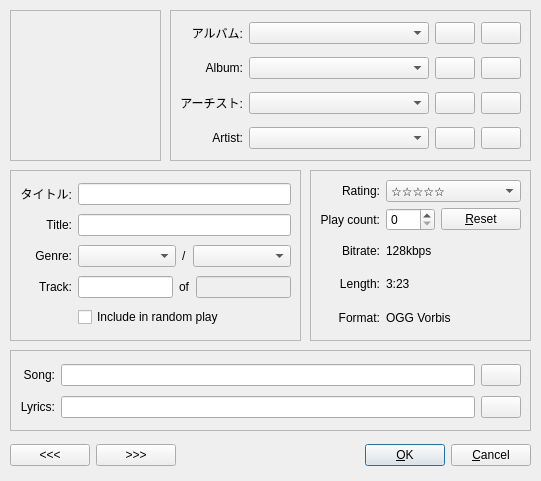
<ui version="4.0" >
 <author></author>
 <comment></comment>
 <exportmacro></exportmacro>
 <class>SongEdit</class>
 <widget class="QWidget" name="SongEdit" >
  <property name="geometry" >
   <rect>
    <x>0</x>
    <y>0</y>
    <width>541</width>
    <height>481</height>
   </rect>
  </property>
  <property name="windowTitle" >
   <string>UtopiaPlayer - Edit Song</string>
  </property>
  <widget class="QWidget" name="horizontalLayout" >
   <property name="geometry" >
    <rect>
     <x>10</x>
     <y>440</y>
     <width>521</width>
     <height>31</height>
    </rect>
   </property>
   <layout class="QHBoxLayout" >
    <property name="margin" >
     <number>0</number>
    </property>
    <property name="spacing" >
     <number>6</number>
    </property>
    <item>
     <widget class="QPushButton" name="PreviousSongButton" >
      <property name="sizePolicy" >
       <sizepolicy>
        <hsizetype>5</hsizetype>
        <vsizetype>0</vsizetype>
        <horstretch>0</horstretch>
        <verstretch>0</verstretch>
       </sizepolicy>
      </property>
      <property name="toolTip" >
       <string>Save song changes and edit the previous song</string>
      </property>
      <property name="text" >
       <string>&lt;&lt;&lt;</string>
      </property>
     </widget>
    </item>
    <item>
     <widget class="QPushButton" name="NextSongButton" >
      <property name="toolTip" >
       <string>Save song changes and edit the next song</string>
      </property>
      <property name="text" >
       <string>>>></string>
      </property>
     </widget>
    </item>
    <item>
     <spacer>
      <property name="orientation" >
       <enum>Qt::Horizontal</enum>
      </property>
      <property name="sizeHint" >
       <size>
        <width>40</width>
        <height>20</height>
       </size>
      </property>
     </spacer>
    </item>
    <item>
     <widget class="QPushButton" name="OKButton" >
      <property name="toolTip" >
       <string>Save song changes</string>
      </property>
      <property name="text" >
       <string>&amp;OK</string>
      </property>
      <property name="default" >
       <bool>true</bool>
      </property>
     </widget>
    </item>
    <item>
     <widget class="QPushButton" name="CancelButton" >
      <property name="toolTip" >
       <string>Discard song changes</string>
      </property>
      <property name="text" >
       <string>&amp;Cancel</string>
      </property>
     </widget>
    </item>
   </layout>
  </widget>
  <widget class="QFrame" name="AlbumAndArtistFrame" >
   <property name="geometry" >
    <rect>
     <x>170</x>
     <y>10</y>
     <width>361</width>
     <height>151</height>
    </rect>
   </property>
   <property name="frameShape" >
    <enum>QFrame::StyledPanel</enum>
   </property>
   <property name="frameShadow" >
    <enum>QFrame::Raised</enum>
   </property>
   <widget class="QWidget" name="gridLayout" >
    <property name="geometry" >
     <rect>
      <x>10</x>
      <y>5</y>
      <width>341</width>
      <height>141</height>
     </rect>
    </property>
    <layout class="QGridLayout" >
     <property name="margin" >
      <number>0</number>
     </property>
     <property name="spacing" >
      <number>6</number>
     </property>
     <item row="2" column="0" >
      <widget class="QLabel" name="KanjiArtistLabel" >
       <property name="text" >
        <string>アーチスト:</string>
       </property>
       <property name="alignment" >
        <set>Qt::AlignRight|Qt::AlignTrailing|Qt::AlignVCenter</set>
       </property>
      </widget>
     </item>
     <item row="0" column="0" >
      <widget class="QLabel" name="KanjiAlbumLabel" >
       <property name="text" >
        <string>アルバム:</string>
       </property>
       <property name="alignment" >
        <set>Qt::AlignRight|Qt::AlignTrailing|Qt::AlignVCenter</set>
       </property>
      </widget>
     </item>
     <item row="1" column="0" >
      <widget class="QLabel" name="RomajiAlbumLabel" >
       <property name="text" >
        <string>Album:</string>
       </property>
       <property name="alignment" >
        <set>Qt::AlignRight|Qt::AlignTrailing|Qt::AlignVCenter</set>
       </property>
      </widget>
     </item>
     <item row="3" column="0" >
      <widget class="QLabel" name="RomajiArtistLabel" >
       <property name="text" >
        <string>Artist:</string>
       </property>
       <property name="alignment" >
        <set>Qt::AlignRight|Qt::AlignTrailing|Qt::AlignVCenter</set>
       </property>
      </widget>
     </item>
     <item row="0" column="1" >
      <layout class="QHBoxLayout" >
       <property name="margin" >
        <number>0</number>
       </property>
       <property name="spacing" >
        <number>6</number>
       </property>
       <item>
        <widget class="QComboBox" name="KanjiAlbumCombo" >
         <property name="sizePolicy" >
          <sizepolicy>
           <hsizetype>7</hsizetype>
           <vsizetype>0</vsizetype>
           <horstretch>0</horstretch>
           <verstretch>0</verstretch>
          </sizepolicy>
         </property>
         <property name="toolTip" >
          <string>The original Japanese version of the album</string>
         </property>
        </widget>
       </item>
       <item>
        <widget class="QPushButton" name="KanjiAlbumAdd" >
         <property name="toolTip" >
          <string>Click here to edit the selected album</string>
         </property>
        </widget>
       </item>
       <item>
        <widget class="QPushButton" name="KanjiAlbumEdit" >
         <property name="toolTip" >
          <string>Click here to add an album</string>
         </property>
        </widget>
       </item>
      </layout>
     </item>
     <item row="1" column="1" >
      <layout class="QHBoxLayout" >
       <property name="margin" >
        <number>0</number>
       </property>
       <property name="spacing" >
        <number>6</number>
       </property>
       <item>
        <widget class="QComboBox" name="RomajiAlbumCombo" >
         <property name="sizePolicy" >
          <sizepolicy>
           <hsizetype>7</hsizetype>
           <vsizetype>0</vsizetype>
           <horstretch>0</horstretch>
           <verstretch>0</verstretch>
          </sizepolicy>
         </property>
         <property name="toolTip" >
          <string>The rōmaji version of the album</string>
         </property>
        </widget>
       </item>
       <item>
        <widget class="QPushButton" name="RomajiAlbumAdd" >
         <property name="toolTip" >
          <string>Click here to edit the selected album</string>
         </property>
        </widget>
       </item>
       <item>
        <widget class="QPushButton" name="RomajiAlbumEdit" >
         <property name="toolTip" >
          <string>Click here to add an album</string>
         </property>
        </widget>
       </item>
      </layout>
     </item>
     <item row="2" column="1" >
      <layout class="QHBoxLayout" >
       <property name="margin" >
        <number>0</number>
       </property>
       <property name="spacing" >
        <number>6</number>
       </property>
       <item>
        <widget class="QComboBox" name="KanjiArtistCombo" >
         <property name="sizePolicy" >
          <sizepolicy>
           <hsizetype>7</hsizetype>
           <vsizetype>0</vsizetype>
           <horstretch>0</horstretch>
           <verstretch>0</verstretch>
          </sizepolicy>
         </property>
         <property name="toolTip" >
          <string>The original Japanese version of the artist name</string>
         </property>
        </widget>
       </item>
       <item>
        <widget class="QPushButton" name="KanjiArtistAdd" >
         <property name="toolTip" >
          <string>Click here to edit the selected artist</string>
         </property>
        </widget>
       </item>
       <item>
        <widget class="QPushButton" name="KanjiArtistEdit" >
         <property name="toolTip" >
          <string>Click here to add an artist</string>
         </property>
        </widget>
       </item>
      </layout>
     </item>
     <item row="3" column="1" >
      <layout class="QHBoxLayout" >
       <property name="margin" >
        <number>0</number>
       </property>
       <property name="spacing" >
        <number>6</number>
       </property>
       <item>
        <widget class="QComboBox" name="RomajiArtistCombo" >
         <property name="sizePolicy" >
          <sizepolicy>
           <hsizetype>7</hsizetype>
           <vsizetype>0</vsizetype>
           <horstretch>0</horstretch>
           <verstretch>0</verstretch>
          </sizepolicy>
         </property>
         <property name="toolTip" >
          <string>The rōmaji version of the artist name</string>
         </property>
        </widget>
       </item>
       <item>
        <widget class="QPushButton" name="RomajiArtistAdd" >
         <property name="toolTip" >
          <string>Click here to edit the selected artist</string>
         </property>
        </widget>
       </item>
       <item>
        <widget class="QPushButton" name="RomajiArtistEdit" >
         <property name="toolTip" >
          <string>Click here to add an artist</string>
         </property>
        </widget>
       </item>
      </layout>
     </item>
    </layout>
   </widget>
  </widget>
  <widget class="QFrame" name="SongInfoFrame1" >
   <property name="geometry" >
    <rect>
     <x>10</x>
     <y>170</y>
     <width>291</width>
     <height>171</height>
    </rect>
   </property>
   <property name="frameShape" >
    <enum>QFrame::StyledPanel</enum>
   </property>
   <property name="frameShadow" >
    <enum>QFrame::Raised</enum>
   </property>
   <widget class="QWidget" name="gridLayout_2" >
    <property name="geometry" >
     <rect>
      <x>10</x>
      <y>10</y>
      <width>271</width>
      <height>151</height>
     </rect>
    </property>
    <layout class="QGridLayout" >
     <property name="margin" >
      <number>0</number>
     </property>
     <property name="spacing" >
      <number>6</number>
     </property>
     <item row="2" column="1" >
      <layout class="QHBoxLayout" >
       <property name="margin" >
        <number>0</number>
       </property>
       <property name="spacing" >
        <number>6</number>
       </property>
       <item>
        <widget class="QComboBox" name="KanjiGenreCombo" >
         <property name="sizePolicy" >
          <sizepolicy>
           <hsizetype>7</hsizetype>
           <vsizetype>0</vsizetype>
           <horstretch>0</horstretch>
           <verstretch>0</verstretch>
          </sizepolicy>
         </property>
         <property name="toolTip" >
          <string>The original Japanese version of the song genre</string>
         </property>
        </widget>
       </item>
       <item>
        <widget class="QLabel" name="GenreSeaparator" >
         <property name="text" >
          <string>/</string>
         </property>
        </widget>
       </item>
       <item>
        <widget class="QComboBox" name="RomajiGenreCombo" >
         <property name="sizePolicy" >
          <sizepolicy>
           <hsizetype>7</hsizetype>
           <vsizetype>0</vsizetype>
           <horstretch>0</horstretch>
           <verstretch>0</verstretch>
          </sizepolicy>
         </property>
         <property name="toolTip" >
          <string>The rōmaji version of the song genre</string>
         </property>
        </widget>
       </item>
      </layout>
     </item>
     <item row="2" column="0" >
      <widget class="QLabel" name="GenreLabel" >
       <property name="text" >
        <string>Genre:</string>
       </property>
       <property name="alignment" >
        <set>Qt::AlignRight|Qt::AlignTrailing|Qt::AlignVCenter</set>
       </property>
      </widget>
     </item>
     <item row="3" column="0" >
      <widget class="QLabel" name="TrackLabel" >
       <property name="text" >
        <string>Track:</string>
       </property>
       <property name="alignment" >
        <set>Qt::AlignRight|Qt::AlignTrailing|Qt::AlignVCenter</set>
       </property>
      </widget>
     </item>
     <item row="3" column="1" >
      <layout class="QHBoxLayout" >
       <property name="margin" >
        <number>0</number>
       </property>
       <property name="spacing" >
        <number>6</number>
       </property>
       <item>
        <widget class="QLineEdit" name="TrackMinEdit" >
         <property name="toolTip" >
          <string>The track number of this song</string>
         </property>
        </widget>
       </item>
       <item>
        <widget class="QLabel" name="TrackSeaparator" >
         <property name="text" >
          <string>of</string>
         </property>
        </widget>
       </item>
       <item>
        <widget class="QLineEdit" name="TrackMaxEdit" >
         <property name="enabled" >
          <bool>false</bool>
         </property>
         <property name="toolTip" >
          <string>Total number of tracks in the album</string>
         </property>
         <property name="readOnly" >
          <bool>true</bool>
         </property>
        </widget>
       </item>
      </layout>
     </item>
     <item row="0" column="1" >
      <widget class="QLineEdit" name="KanjiTitleEdit" >
       <property name="toolTip" >
        <string>The original Japanese version of the song title</string>
       </property>
      </widget>
     </item>
     <item row="0" column="0" >
      <widget class="QLabel" name="KanjiTitleLabel" >
       <property name="text" >
        <string>タイトル:</string>
       </property>
       <property name="alignment" >
        <set>Qt::AlignRight|Qt::AlignTrailing|Qt::AlignVCenter</set>
       </property>
      </widget>
     </item>
     <item row="1" column="0" >
      <widget class="QLabel" name="RomajiTitleLabel" >
       <property name="text" >
        <string>Title:</string>
       </property>
       <property name="alignment" >
        <set>Qt::AlignRight|Qt::AlignTrailing|Qt::AlignVCenter</set>
       </property>
      </widget>
     </item>
     <item row="1" column="1" >
      <widget class="QLineEdit" name="RomajiTitleEdit" >
       <property name="toolTip" >
        <string>The rōmaji version of the song title</string>
       </property>
      </widget>
     </item>
     <item row="4" column="1" >
      <widget class="QCheckBox" name="RandomPlay" >
       <property name="text" >
        <string>Include in random play</string>
       </property>
      </widget>
     </item>
    </layout>
   </widget>
  </widget>
  <widget class="QFrame" name="SongPathsFrame" >
   <property name="geometry" >
    <rect>
     <x>10</x>
     <y>350</y>
     <width>521</width>
     <height>81</height>
    </rect>
   </property>
   <property name="frameShape" >
    <enum>QFrame::StyledPanel</enum>
   </property>
   <property name="frameShadow" >
    <enum>QFrame::Raised</enum>
   </property>
   <widget class="QWidget" name="gridLayout_4" >
    <property name="geometry" >
     <rect>
      <x>10</x>
      <y>10</y>
      <width>501</width>
      <height>62</height>
     </rect>
    </property>
    <layout class="QGridLayout" >
     <property name="margin" >
      <number>0</number>
     </property>
     <property name="spacing" >
      <number>6</number>
     </property>
     <item row="0" column="1" >
      <widget class="QLineEdit" name="SongPathEdit" >
       <property name="toolTip" >
        <string>The path to the song file</string>
       </property>
      </widget>
     </item>
     <item row="1" column="1" >
      <widget class="QLineEdit" name="LyricsPathEdit" >
       <property name="toolTip" >
        <string>The path to the lyrics file</string>
       </property>
      </widget>
     </item>
     <item row="0" column="0" >
      <widget class="QLabel" name="SongPathLabel" >
       <property name="text" >
        <string>Song:</string>
       </property>
       <property name="alignment" >
        <set>Qt::AlignRight|Qt::AlignTrailing|Qt::AlignVCenter</set>
       </property>
      </widget>
     </item>
     <item row="1" column="0" >
      <widget class="QLabel" name="SongPathLyrics" >
       <property name="text" >
        <string>Lyrics:</string>
       </property>
       <property name="alignment" >
        <set>Qt::AlignRight|Qt::AlignTrailing|Qt::AlignVCenter</set>
       </property>
      </widget>
     </item>
     <item row="0" column="2" >
      <widget class="QPushButton" name="SongPathButton" />
     </item>
     <item row="1" column="2" >
      <widget class="QPushButton" name="LyricsPathButton" />
     </item>
    </layout>
   </widget>
  </widget>
  <widget class="QFrame" name="SongInfoFrame2" >
   <property name="geometry" >
    <rect>
     <x>310</x>
     <y>170</y>
     <width>221</width>
     <height>171</height>
    </rect>
   </property>
   <property name="frameShape" >
    <enum>QFrame::StyledPanel</enum>
   </property>
   <property name="frameShadow" >
    <enum>QFrame::Raised</enum>
   </property>
   <widget class="QWidget" name="gridLayout_3" >
    <property name="geometry" >
     <rect>
      <x>10</x>
      <y>10</y>
      <width>201</width>
      <height>151</height>
     </rect>
    </property>
    <layout class="QGridLayout" >
     <property name="margin" >
      <number>0</number>
     </property>
     <property name="spacing" >
      <number>6</number>
     </property>
     <item row="0" column="1" >
      <widget class="QComboBox" name="RatingCombo" >
       <property name="sizePolicy" >
        <sizepolicy>
         <hsizetype>7</hsizetype>
         <vsizetype>0</vsizetype>
         <horstretch>0</horstretch>
         <verstretch>0</verstretch>
        </sizepolicy>
       </property>
       <property name="toolTip" >
        <string>You rating of this song</string>
       </property>
       <property name="editable" >
        <bool>false</bool>
       </property>
       <item>
        <property name="text" >
         <string>☆☆☆☆☆</string>
        </property>
       </item>
       <item>
        <property name="text" >
         <string>☆☆☆☆★</string>
        </property>
       </item>
       <item>
        <property name="text" >
         <string>☆☆☆★★</string>
        </property>
       </item>
       <item>
        <property name="text" >
         <string>☆☆★★★</string>
        </property>
       </item>
       <item>
        <property name="text" >
         <string>☆★★★★</string>
        </property>
       </item>
       <item>
        <property name="text" >
         <string>★★★★★</string>
        </property>
       </item>
      </widget>
     </item>
     <item row="1" column="0" >
      <widget class="QLabel" name="PlayCountLabel" >
       <property name="text" >
        <string>Play count:</string>
       </property>
       <property name="alignment" >
        <set>Qt::AlignRight|Qt::AlignTrailing|Qt::AlignVCenter</set>
       </property>
      </widget>
     </item>
     <item row="3" column="1" >
      <widget class="QLabel" name="LengthEdit" >
       <property name="toolTip" >
        <string>The length of the song</string>
       </property>
       <property name="text" >
        <string>3:23</string>
       </property>
      </widget>
     </item>
     <item row="0" column="0" >
      <widget class="QLabel" name="RatingLabel" >
       <property name="text" >
        <string>Rating:</string>
       </property>
       <property name="alignment" >
        <set>Qt::AlignRight|Qt::AlignTrailing|Qt::AlignVCenter</set>
       </property>
      </widget>
     </item>
     <item row="3" column="0" >
      <widget class="QLabel" name="LengthLabel" >
       <property name="text" >
        <string>Length:</string>
       </property>
       <property name="alignment" >
        <set>Qt::AlignRight|Qt::AlignTrailing|Qt::AlignVCenter</set>
       </property>
      </widget>
     </item>
     <item row="1" column="1" >
      <layout class="QHBoxLayout" >
       <property name="margin" >
        <number>0</number>
       </property>
       <property name="spacing" >
        <number>6</number>
       </property>
       <item>
        <widget class="QSpinBox" name="PlayCountEdit" >
         <property name="toolTip" >
          <string>How many times this song has been played</string>
         </property>
        </widget>
       </item>
       <item>
        <widget class="QPushButton" name="PlayCountButton" >
         <property name="sizePolicy" >
          <sizepolicy>
           <hsizetype>5</hsizetype>
           <vsizetype>0</vsizetype>
           <horstretch>0</horstretch>
           <verstretch>0</verstretch>
          </sizepolicy>
         </property>
         <property name="toolTip" >
          <string>Reset the ammount of times the song has been played</string>
         </property>
         <property name="text" >
          <string>&amp;Reset</string>
         </property>
        </widget>
       </item>
      </layout>
     </item>
     <item row="2" column="0" >
      <widget class="QLabel" name="BitrateLabel" >
       <property name="text" >
        <string>Bitrate:</string>
       </property>
       <property name="alignment" >
        <set>Qt::AlignRight|Qt::AlignTrailing|Qt::AlignVCenter</set>
       </property>
      </widget>
     </item>
     <item row="2" column="1" >
      <widget class="QLabel" name="BitrateEdit" >
       <property name="toolTip" >
        <string>The bitrate of the song</string>
       </property>
       <property name="text" >
        <string>128kbps</string>
       </property>
      </widget>
     </item>
     <item row="4" column="0" >
      <widget class="QLabel" name="FileFormatLabel" >
       <property name="text" >
        <string>Format:</string>
       </property>
       <property name="alignment" >
        <set>Qt::AlignRight|Qt::AlignTrailing|Qt::AlignVCenter</set>
       </property>
      </widget>
     </item>
     <item row="4" column="1" >
      <widget class="QLabel" name="FileFormatEdit" >
       <property name="toolTip" >
        <string>The file format of the song</string>
       </property>
       <property name="text" >
        <string>OGG Vorbis</string>
       </property>
      </widget>
     </item>
    </layout>
   </widget>
  </widget>
  <widget class="QLabel" name="AlbumCoverEdit" >
   <property name="geometry" >
    <rect>
     <x>10</x>
     <y>10</y>
     <width>151</width>
     <height>151</height>
    </rect>
   </property>
   <property name="sizePolicy" >
    <sizepolicy>
     <hsizetype>0</hsizetype>
     <vsizetype>0</vsizetype>
     <horstretch>0</horstretch>
     <verstretch>0</verstretch>
    </sizepolicy>
   </property>
   <property name="toolTip" >
    <string>The album cover</string>
   </property>
   <property name="frameShape" >
    <enum>QFrame::StyledPanel</enum>
   </property>
   <property name="frameShadow" >
    <enum>QFrame::Raised</enum>
   </property>
  </widget>
 </widget>
 <pixmapfunction></pixmapfunction>
 <tabstops>
  <tabstop>KanjiTitleEdit</tabstop>
  <tabstop>RomajiTitleEdit</tabstop>
  <tabstop>KanjiGenreCombo</tabstop>
  <tabstop>RomajiGenreCombo</tabstop>
  <tabstop>TrackMinEdit</tabstop>
  <tabstop>TrackMaxEdit</tabstop>
  <tabstop>RandomPlay</tabstop>
  <tabstop>RatingCombo</tabstop>
  <tabstop>PlayCountEdit</tabstop>
  <tabstop>PlayCountButton</tabstop>
  <tabstop>SongPathEdit</tabstop>
  <tabstop>SongPathButton</tabstop>
  <tabstop>LyricsPathEdit</tabstop>
  <tabstop>LyricsPathButton</tabstop>
  <tabstop>OKButton</tabstop>
  <tabstop>CancelButton</tabstop>
 </tabstops>
 <resources/>
 <connections/>
</ui>
